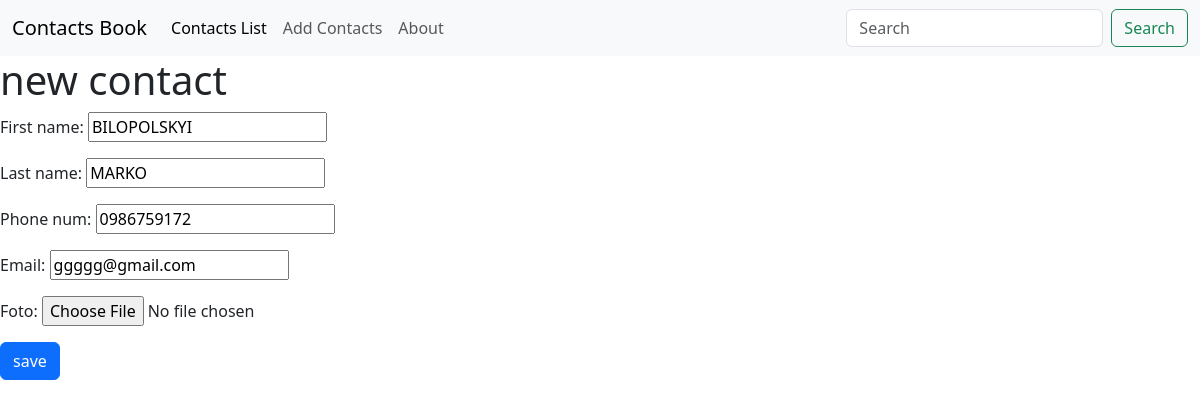
The page /edit/5/ on the database its author committed.
### app/models.py (models this page shows, shortened)
class Contact(models.Model):
    first_name = models.CharField(max_length=52)
    last_name = models.CharField(max_length=52)
    phone_num = models.CharField(max_length=15)
    email = models.EmailField()
    foto = models.ImageField(
        upload_to='contacts_photo/',
        default='icon.png',
        blank=True,
        null=True
    )

### app/views.py (the view)
# urls.py: path('edit/<int:pk>/', edit_contact, name = 'editcontact'),
def edit_contact(request, pk):
    contact = get_object_or_404(Contact, pk = pk)
    if request.method == 'POST':
        form = Contact_Form(request.POST, request.FILES, instance = contact)
        if form.is_valid():
            form.save()
            return redirect('home')
    else:
        form = Contact_Form(instance = contact)
    return render(request, 'contact_form.html', {'form': form})

### app/forms.py
class Contact_Form(forms.ModelForm):
    class Meta:
        model = Contact
        fields = ['first_name','last_name', 'phone_num', 'email', 'foto']
        widgets = {
            'foto' : FileInput()
        }

### templates/contact_form.html (shortened to what this page needs)
{% extends 'base.html' %}
{% block content %}
<h1>{% if contact %}change{% else %}new{% endif %} contact</h1>
<form method="POST" enctype="multipart/form-data" id="form" ">
    {{ form.as_p }}
    <button type="submit" class="btn btn-primary" id="check">save</button>
</form>
{% endblock %}

### rows shown on the page
Contact: first_name "BILOPOLSKYI", last_name "MARKO", phone_num "0986759172", email "ggggg@gmail.com"
